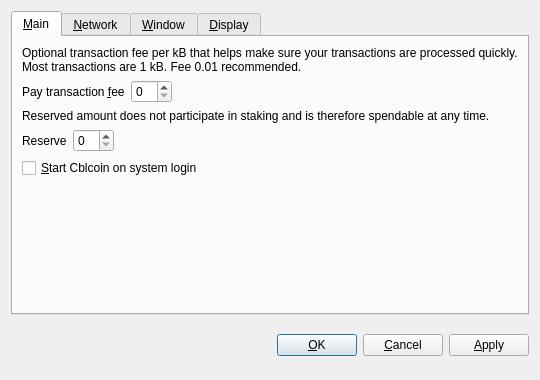
<?xml version="1.0" encoding="UTF-8"?>
<ui version="4.0">
 <class>OptionsDialog</class>
 <widget class="QDialog" name="OptionsDialog">
  <property name="geometry">
   <rect>
    <x>0</x>
    <y>0</y>
    <width>540</width>
    <height>380</height>
   </rect>
  </property>
  <property name="windowTitle">
   <string>Options</string>
  </property>
  <property name="modal">
   <bool>true</bool>
  </property>
  <layout class="QVBoxLayout" name="verticalLayout">
   <item>
    <widget class="QTabWidget" name="tabWidget">
     <property name="tabPosition">
      <enum>QTabWidget::North</enum>
     </property>
     <property name="currentIndex">
      <number>0</number>
     </property>
     <widget class="QWidget" name="tabMain">
      <attribute name="title">
       <string>&amp;Main</string>
      </attribute>
      <layout class="QVBoxLayout" name="verticalLayout_Main">
       <item>
        <widget class="QLabel" name="transactionFeeInfoLabel">
         <property name="text">
          <string>Optional transaction fee per kB that helps make sure your transactions are processed quickly. Most transactions are 1 kB. Fee 0.01 recommended.</string>
         </property>
         <property name="textFormat">
          <enum>Qt::PlainText</enum>
         </property>
         <property name="wordWrap">
          <bool>true</bool>
         </property>
        </widget>
       </item>
       <item>
        <layout class="QHBoxLayout" name="horizontalLayoutFee">
         <item>
          <widget class="QLabel" name="transactionFeeLabel">
           <property name="text">
            <string>Pay transaction &amp;fee</string>
           </property>
           <property name="textFormat">
            <enum>Qt::PlainText</enum>
           </property>
           <property name="buddy">
            <cstring>transactionFee</cstring>
           </property>
          </widget>
         </item>
         <item>
          <widget class="BitcoinAmountField" name="transactionFee"/>
         </item>
         <item>
          <spacer name="horizontalSpacerFee">
           <property name="orientation">
            <enum>Qt::Horizontal</enum>
           </property>
           <property name="sizeHint" stdset="0">
            <size>
             <width>40</width>
             <height>20</height>
            </size>
           </property>
          </spacer>
         </item>
        </layout>
       </item>
       <item>
        <widget class="QLabel" name="reserveBalanceInfoLabel">
         <property name="text">
          <string>Reserved amount does not participate in staking and is therefore spendable at any time.</string>
         </property>
         <property name="textFormat">
          <enum>Qt::PlainText</enum>
         </property>
         <property name="wordWrap">
          <bool>true</bool>
         </property>
        </widget>
       </item>
       <item>
        <layout class="QHBoxLayout" name="horizontalLayoutReserveBalance">
         <item>
          <widget class="QLabel" name="reserveBalanceLabel">
           <property name="text">
            <string>Reserve</string>
           </property>
           <property name="textFormat">
            <enum>Qt::PlainText</enum>
           </property>
           <property name="buddy">
            <cstring>reserveBalance</cstring>
           </property>
          </widget>
         </item>
         <item>
          <widget class="BitcoinAmountField" name="reserveBalance"/>
         </item>
         <item>
          <spacer name="horizontalSpacerReserveBalance">
           <property name="orientation">
            <enum>Qt::Horizontal</enum>
           </property>
           <property name="sizeHint" stdset="0">
            <size>
             <width>40</width>
             <height>20</height>
            </size>
           </property>
          </spacer>
         </item>
        </layout>
       </item>
       <item>
        <widget class="QCheckBox" name="bitcoinAtStartup">
         <property name="toolTip">
          <string>Automatically start Cblcoin after logging in to the system.</string>
         </property>
         <property name="text">
          <string>&amp;Start Cblcoin on system login</string>
         </property>
        </widget>
       </item>
       <item>
        <spacer name="verticalSpacer_Main">
         <property name="orientation">
          <enum>Qt::Vertical</enum>
         </property>
         <property name="sizeHint" stdset="0">
          <size>
           <width>20</width>
           <height>40</height>
          </size>
         </property>
        </spacer>
       </item>
      </layout>
     </widget>
     <widget class="QWidget" name="tabNetwork">
      <attribute name="title">
       <string>&amp;Network</string>
      </attribute>
      <layout class="QVBoxLayout" name="verticalLayout_Network">
       <item>
        <widget class="QCheckBox" name="mapPortUpnp">
         <property name="toolTip">
          <string>Automatically open the Cblcoin client port on the router. This only works when your router supports UPnP and it is enabled.</string>
         </property>
         <property name="text">
          <string>Map port using &amp;UPnP</string>
         </property>
        </widget>
       </item>
       <item>
        <widget class="QCheckBox" name="connectSocks">
         <property name="toolTip">
          <string>Connect to the Cblcoin network through a SOCKS5 proxy (e.g. when connecting through Tor).</string>
         </property>
         <property name="text">
          <string>&amp;Connect through SOCKS5 proxy:</string>
         </property>
        </widget>
       </item>
       <item>
        <layout class="QHBoxLayout" name="horizontalLayout_Network">
         <item>
          <widget class="QLabel" name="proxyIpLabel">
           <property name="text">
            <string>Proxy &amp;IP:</string>
           </property>
           <property name="textFormat">
            <enum>Qt::PlainText</enum>
           </property>
           <property name="buddy">
            <cstring>proxyIp</cstring>
           </property>
          </widget>
         </item>
         <item>
          <widget class="QValidatedLineEdit" name="proxyIp">
           <property name="maximumSize">
            <size>
             <width>140</width>
             <height>16777215</height>
            </size>
           </property>
           <property name="toolTip">
            <string>IP address of the proxy (e.g. 127.0.0.1)</string>
           </property>
          </widget>
         </item>
         <item>
          <widget class="QLabel" name="proxyPortLabel">
           <property name="text">
            <string>&amp;Port:</string>
           </property>
           <property name="textFormat">
            <enum>Qt::PlainText</enum>
           </property>
           <property name="buddy">
            <cstring>proxyPort</cstring>
           </property>
          </widget>
         </item>
         <item>
          <widget class="QLineEdit" name="proxyPort">
           <property name="maximumSize">
            <size>
             <width>55</width>
             <height>16777215</height>
            </size>
           </property>
           <property name="toolTip">
            <string>Port of the proxy (e.g. 9050)</string>
           </property>
          </widget>
         </item>
         <item>
          <spacer name="horizontalSpacer_Network">
           <property name="orientation">
            <enum>Qt::Horizontal</enum>
           </property>
           <property name="sizeHint" stdset="0">
            <size>
             <width>40</width>
             <height>20</height>
            </size>
           </property>
          </spacer>
         </item>
        </layout>
       </item>
       <item>
        <spacer name="verticalSpacer_Network">
         <property name="orientation">
          <enum>Qt::Vertical</enum>
         </property>
         <property name="sizeHint" stdset="0">
          <size>
           <width>20</width>
           <height>40</height>
          </size>
         </property>
        </spacer>
       </item>
      </layout>
     </widget>
     <widget class="QWidget" name="tabWindow">
      <attribute name="title">
       <string>&amp;Window</string>
      </attribute>
      <layout class="QVBoxLayout" name="verticalLayout_Window">
       <item>
        <widget class="QCheckBox" name="minimizeToTray">
         <property name="toolTip">
          <string>Show only a tray icon after minimizing the window.</string>
         </property>
         <property name="text">
          <string>&amp;Minimize to the tray instead of the taskbar</string>
         </property>
        </widget>
       </item>
       <item>
        <widget class="QCheckBox" name="minimizeOnClose">
         <property name="toolTip">
          <string>Minimize instead of exit the application when the window is closed. When this option is enabled, the application will be closed only after selecting Quit in the menu.</string>
         </property>
         <property name="text">
          <string>M&amp;inimize on close</string>
         </property>
        </widget>
       </item>
       <item>
        <spacer name="verticalSpacer_Window">
         <property name="orientation">
          <enum>Qt::Vertical</enum>
         </property>
         <property name="sizeHint" stdset="0">
          <size>
           <width>20</width>
           <height>40</height>
          </size>
         </property>
        </spacer>
       </item>
      </layout>
     </widget>
     <widget class="QWidget" name="tabDisplay">
      <attribute name="title">
       <string>&amp;Display</string>
      </attribute>
      <layout class="QVBoxLayout" name="verticalLayout_Display">
       <item>
        <layout class="QHBoxLayout" name="horizontalLayout_1_Display">
         <item>
          <widget class="QLabel" name="langLabel">
           <property name="text">
            <string>User Interface &amp;language:</string>
           </property>
           <property name="textFormat">
            <enum>Qt::PlainText</enum>
           </property>
           <property name="buddy">
            <cstring>lang</cstring>
           </property>
          </widget>
         </item>
         <item>
          <widget class="QValueComboBox" name="lang">
           <property name="toolTip">
            <string>The user interface language can be set here. This setting will take effect after restarting Cblcoin.</string>
           </property>
          </widget>
         </item>
        </layout>
       </item>
       <item>
        <layout class="QHBoxLayout" name="horizontalLayout_2_Display">
         <item>
          <widget class="QLabel" name="unitLabel">
           <property name="text">
            <string>&amp;Unit to show amounts in:</string>
           </property>
           <property name="textFormat">
            <enum>Qt::PlainText</enum>
           </property>
           <property name="buddy">
            <cstring>unit</cstring>
           </property>
          </widget>
         </item>
         <item>
          <widget class="QValueComboBox" name="unit">
           <property name="toolTip">
            <string>Choose the default subdivision unit to show in the interface and when sending coins.</string>
           </property>
          </widget>
         </item>
        </layout>
       </item>
       <item>
        <widget class="QCheckBox" name="coinControlFeatures">
         <property name="toolTip">
          <string>Whether to show coin control features or not.</string>
         </property>
         <property name="text">
          <string>Display coin &amp;control features (experts only!)</string>
         </property>
        </widget>
       </item>
       <item>
        <widget class="QCheckBox" name="minimizeCoinAge">
         <property name="toolTip">
          <string>Whether to select the coin outputs randomly or with minimal coin age.</string>
         </property>
         <property name="text">
          <string>Minimize weight consumption (experimental)</string>
         </property>
        </widget>
       </item>
       <!-- <item>
        <widget class="QCheckBox" name="useBlackTheme">
         <property name="text">
          <string>Use black visual theme (requires restart)</string>
         </property>
        </widget>
       </item> -->
       <item>
        <spacer name="verticalSpacer_Display">
         <property name="orientation">
          <enum>Qt::Vertical</enum>
         </property>
         <property name="sizeHint" stdset="0">
          <size>
           <width>20</width>
           <height>40</height>
          </size>
         </property>
        </spacer>
       </item>
      </layout>
     </widget>
    </widget>
   </item>
   <item>
    <layout class="QHBoxLayout" name="horizontalLayout_Buttons">
     <item>
      <spacer name="horizontalSpacer_1">
       <property name="orientation">
        <enum>Qt::Horizontal</enum>
       </property>
       <property name="sizeHint" stdset="0">
        <size>
         <width>40</width>
         <height>48</height>
        </size>
       </property>
      </spacer>
     </item>
     <item>
      <widget class="QLabel" name="statusLabel">
       <property name="font">
        <font>
         <weight>75</weight>
         <bold>true</bold>
        </font>
       </property>
       <property name="text">
        <string/>
       </property>
       <property name="textFormat">
        <enum>Qt::PlainText</enum>
       </property>
       <property name="wordWrap">
        <bool>true</bool>
       </property>
      </widget>
     </item>
     <item>
      <spacer name="horizontalSpacer_2">
       <property name="orientation">
        <enum>Qt::Horizontal</enum>
       </property>
       <property name="sizeHint" stdset="0">
        <size>
         <width>40</width>
         <height>48</height>
        </size>
       </property>
      </spacer>
     </item>
     <item>
      <widget class="QPushButton" name="okButton">
       <property name="text">
        <string>&amp;OK</string>
       </property>
      </widget>
     </item>
     <item>
      <widget class="QPushButton" name="cancelButton">
       <property name="text">
        <string>&amp;Cancel</string>
       </property>
       <property name="autoDefault">
        <bool>false</bool>
       </property>
      </widget>
     </item>
     <item>
      <widget class="QPushButton" name="applyButton">
       <property name="text">
        <string>&amp;Apply</string>
       </property>
       <property name="autoDefault">
        <bool>false</bool>
       </property>
      </widget>
     </item>
    </layout>
   </item>
  </layout>
 </widget>
 <customwidgets>
  <customwidget>
   <class>BitcoinAmountField</class>
   <extends>QSpinBox</extends>
   <header>bitcoinamountfield.h</header>
  </customwidget>
  <customwidget>
   <class>QValueComboBox</class>
   <extends>QComboBox</extends>
   <header>qvaluecombobox.h</header>
  </customwidget>
  <customwidget>
   <class>QValidatedLineEdit</class>
   <extends>QLineEdit</extends>
   <header>qvalidatedlineedit.h</header>
  </customwidget>
 </customwidgets>
 <resources/>
 <connections/>
</ui>
